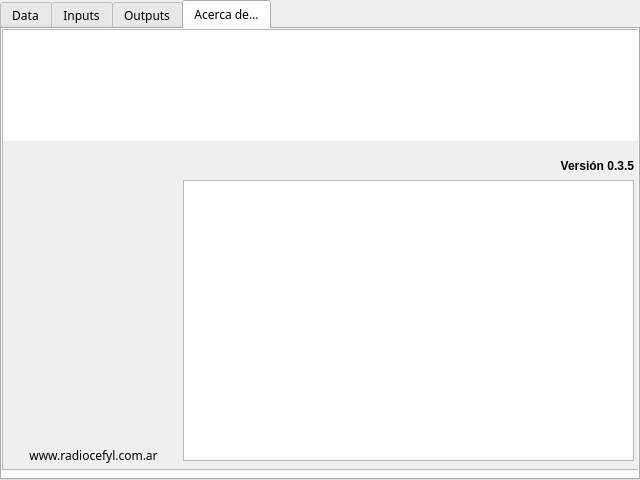
<?xml version="1.0" encoding="UTF-8"?>
<ui version="4.0">
 <class>GuntherWindow</class>
 <widget class="QMainWindow" name="GuntherWindow">
  <property name="geometry">
   <rect>
    <x>0</x>
    <y>0</y>
    <width>640</width>
    <height>480</height>
   </rect>
  </property>
  <property name="minimumSize">
   <size>
    <width>640</width>
    <height>480</height>
   </size>
  </property>
  <property name="maximumSize">
   <size>
    <width>640</width>
    <height>480</height>
   </size>
  </property>
  <property name="baseSize">
   <size>
    <width>640</width>
    <height>480</height>
   </size>
  </property>
  <property name="windowTitle">
   <string>Günther</string>
  </property>
  <property name="unifiedTitleAndToolBarOnMac">
   <bool>false</bool>
  </property>
  <widget class="QWidget" name="centralwidget">
   <widget class="QTabWidget" name="GuntherTabs">
    <property name="geometry">
     <rect>
      <x>0</x>
      <y>0</y>
      <width>640</width>
      <height>480</height>
     </rect>
    </property>
    <property name="minimumSize">
     <size>
      <width>640</width>
      <height>480</height>
     </size>
    </property>
    <property name="maximumSize">
     <size>
      <width>640</width>
      <height>480</height>
     </size>
    </property>
    <property name="baseSize">
     <size>
      <width>640</width>
      <height>480</height>
     </size>
    </property>
    <property name="font">
     <font>
      <family>Jura</family>
     </font>
    </property>
    <property name="currentIndex">
     <number>3</number>
    </property>
    <widget class="QWidget" name="tab_data">
     <attribute name="title">
      <string>Data</string>
     </attribute>
     <widget class="QGroupBox" name="GroupData">
      <property name="geometry">
       <rect>
        <x>270</x>
        <y>10</y>
        <width>351</width>
        <height>431</height>
       </rect>
      </property>
      <property name="title">
       <string>Datos de la transmisión:</string>
      </property>
      <widget class="QLabel" name="LabelNombreTransmision">
       <property name="geometry">
        <rect>
         <x>0</x>
         <y>30</y>
         <width>361</width>
         <height>61</height>
        </rect>
       </property>
       <property name="text">
        <string>Nombre: 
</string>
       </property>
      </widget>
      <widget class="QLabel" name="LabelDescripcionTransmision">
       <property name="geometry">
        <rect>
         <x>0</x>
         <y>100</y>
         <width>361</width>
         <height>61</height>
        </rect>
       </property>
       <property name="text">
        <string>Descripción:
</string>
       </property>
      </widget>
     </widget>
     <widget class="QTreeWidget" name="TreeData">
      <property name="geometry">
       <rect>
        <x>10</x>
        <y>10</y>
        <width>256</width>
        <height>431</height>
       </rect>
      </property>
      <property name="font">
       <font>
        <family>Jura</family>
       </font>
      </property>
      <property name="animated">
       <bool>false</bool>
      </property>
      <attribute name="headerVisible">
       <bool>false</bool>
      </attribute>
      <column>
       <property name="text">
        <string notr="true">1</string>
       </property>
      </column>
     </widget>
    </widget>
    <widget class="QWidget" name="tab_inputs">
     <attribute name="title">
      <string>Inputs</string>
     </attribute>
     <widget class="QScrollArea" name="ScrollAreaInputs">
      <property name="geometry">
       <rect>
        <x>0</x>
        <y>0</y>
        <width>660</width>
        <height>441</height>
       </rect>
      </property>
      <property name="verticalScrollBarPolicy">
       <enum>Qt::ScrollBarAlwaysOff</enum>
      </property>
      <property name="widgetResizable">
       <bool>false</bool>
      </property>
      <property name="alignment">
       <set>Qt::AlignLeading|Qt::AlignLeft|Qt::AlignVCenter</set>
      </property>
      <widget class="QWidget" name="contenidoInputs">
       <property name="geometry">
        <rect>
         <x>0</x>
         <y>0</y>
         <width>639</width>
         <height>399</height>
        </rect>
       </property>
       <property name="minimumSize">
        <size>
         <width>639</width>
         <height>399</height>
        </size>
       </property>
       <widget class="QWidget" name="horizontalLayoutWidget">
        <property name="geometry">
         <rect>
          <x>0</x>
          <y>0</y>
          <width>631</width>
          <height>391</height>
         </rect>
        </property>
        <layout class="QHBoxLayout" name="LayoutInputs">
         <property name="sizeConstraint">
          <enum>QLayout::SetMinimumSize</enum>
         </property>
        </layout>
       </widget>
      </widget>
     </widget>
    </widget>
    <widget class="QWidget" name="tab_outputs">
     <attribute name="title">
      <string>Outputs</string>
     </attribute>
     <widget class="QScrollArea" name="ScrollAreaOutputs">
      <property name="geometry">
       <rect>
        <x>0</x>
        <y>0</y>
        <width>660</width>
        <height>430</height>
       </rect>
      </property>
      <property name="verticalScrollBarPolicy">
       <enum>Qt::ScrollBarAlwaysOff</enum>
      </property>
      <property name="widgetResizable">
       <bool>true</bool>
      </property>
      <property name="alignment">
       <set>Qt::AlignCenter</set>
      </property>
      <widget class="QWidget" name="contenidoOutputs">
       <property name="geometry">
        <rect>
         <x>0</x>
         <y>0</y>
         <width>658</width>
         <height>428</height>
        </rect>
       </property>
       <widget class="QWidget" name="verticalLayoutWidget">
        <property name="geometry">
         <rect>
          <x>0</x>
          <y>0</y>
          <width>631</width>
          <height>431</height>
         </rect>
        </property>
        <layout class="QHBoxLayout" name="LayoutOutputs">
         <property name="sizeConstraint">
          <enum>QLayout::SetMinimumSize</enum>
         </property>
        </layout>
       </widget>
      </widget>
     </widget>
    </widget>
    <widget class="QWidget" name="tab_about">
     <attribute name="title">
      <string>Acerca de...</string>
     </attribute>
     <widget class="QScrollArea" name="ScrollAreaAbout">
      <property name="geometry">
       <rect>
        <x>0</x>
        <y>0</y>
        <width>641</width>
        <height>441</height>
       </rect>
      </property>
      <property name="widgetResizable">
       <bool>true</bool>
      </property>
      <widget class="QWidget" name="contenidoAbout">
       <property name="geometry">
        <rect>
         <x>0</x>
         <y>0</y>
         <width>639</width>
         <height>439</height>
        </rect>
       </property>
       <widget class="QTextEdit" name="TextAbout">
        <property name="geometry">
         <rect>
          <x>180</x>
          <y>150</y>
          <width>451</width>
          <height>281</height>
         </rect>
        </property>
        <property name="locale">
         <locale language="Spanish" country="Argentina"/>
        </property>
        <property name="horizontalScrollBarPolicy">
         <enum>Qt::ScrollBarAlwaysOff</enum>
        </property>
        <property name="undoRedoEnabled">
         <bool>false</bool>
        </property>
        <property name="readOnly">
         <bool>true</bool>
        </property>
        <property name="textInteractionFlags">
         <set>Qt::TextBrowserInteraction</set>
        </property>
       </widget>
       <widget class="QGraphicsView" name="graphicsView">
        <property name="geometry">
         <rect>
          <x>0</x>
          <y>0</y>
          <width>641</width>
          <height>111</height>
         </rect>
        </property>
        <property name="autoFillBackground">
         <bool>false</bool>
        </property>
        <property name="styleSheet">
         <string notr="true">background-image: url(:/general/GuntherLogo.png);
background-position: 0px 0px;</string>
        </property>
        <property name="frameShape">
         <enum>QFrame::NoFrame</enum>
        </property>
        <property name="verticalScrollBarPolicy">
         <enum>Qt::ScrollBarAlwaysOff</enum>
        </property>
        <property name="horizontalScrollBarPolicy">
         <enum>Qt::ScrollBarAlwaysOff</enum>
        </property>
        <property name="backgroundBrush">
         <brush brushstyle="NoBrush">
          <color alpha="0">
           <red>0</red>
           <green>0</green>
           <blue>0</blue>
          </color>
         </brush>
        </property>
        <property name="interactive">
         <bool>false</bool>
        </property>
       </widget>
       <widget class="QLabel" name="LabelVersion">
        <property name="geometry">
         <rect>
          <x>0</x>
          <y>120</y>
          <width>631</width>
          <height>31</height>
         </rect>
        </property>
        <property name="font">
         <font>
          <family>Ubuntu</family>
          <weight>75</weight>
          <bold>true</bold>
         </font>
        </property>
        <property name="text">
         <string>Versión 0.3.5</string>
        </property>
        <property name="alignment">
         <set>Qt::AlignRight|Qt::AlignTrailing|Qt::AlignVCenter</set>
        </property>
       </widget>
       <widget class="QLabel" name="LabelURL">
        <property name="geometry">
         <rect>
          <x>0</x>
          <y>410</y>
          <width>181</width>
          <height>31</height>
         </rect>
        </property>
        <property name="text">
         <string>www.radiocefyl.com.ar</string>
        </property>
        <property name="alignment">
         <set>Qt::AlignCenter</set>
        </property>
       </widget>
      </widget>
     </widget>
    </widget>
   </widget>
  </widget>
 </widget>
 <resources>
  <include location="ui.qrc"/>
 </resources>
 <connections/>
</ui>
